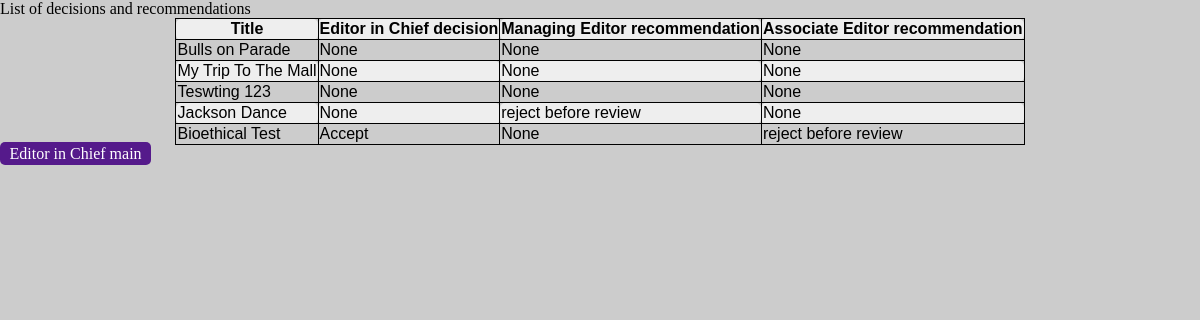
Screenshot of /recommendation.php (signed in) with the database file from the repository.
### tables this page shows
CREATE TABLE `decisions` (
  `SubmissionTitle` varchar(100) NOT NULL,
  `DecisionID` int(11) NOT NULL DEFAULT '1',
  `MEDecision` int(11) NOT NULL DEFAULT '1',
  `AEDecision` int(11) NOT NULL DEFAULT '1'
);

CREATE TABLE `statuses` (
  `DecisionID` int(11) NOT NULL,
  `DescriptionDecision` varchar(100) NOT NULL
);

### recommendation.php (the view, shortened to what this page needs)
<?php
$role = $_SESSION['role'];
 if($role == '1'){
 $con=mysqli_connect("fdb6.awardspace.net","1966405_journal","rich1journal","1966405_journal");
  $result = mysqli_query($con,"select b.SubmissionTitle as e, a.DescriptionDecision as a, c.DescriptionDecision as b, d.DescriptionDecision as c
						from statuses a
						join decisions b on a.DecisionID = b.DecisionID
						join statuses c on c.DecisionID = b.MEDecision
						join statuses d on d.DecisionID = b.AEDecision");
echo "<table border='1'>
<tr>
    <th>Title</th>
	<th>Editor in Chief decision</th>
	<th>Managing Editor recommendation</th>
	<th>Associate Editor recommendation</th>
</tr>";
while($row = mysqli_fetch_array($result))
{
echo "<tr>";
echo "<td>" . $row['e'] . "</td>";
echo "<td>" . $row['a'] . "</td>";
echo "<td>" . $row['b'] . "</td>";
echo "<td>" . $row['c'] . "</td>";
echo "</tr>";
}
echo "</table>";
 ?>
 <html>
<head>
	<link type="text/css" rel="stylesheet" href="stylesheet.css"/>
</head>
<body>
<a href="/chiefEditorMain.php/">Editor in Chief main</a><br>
</body>
</html>
<?php
} else {
header('Location: /view.php/');
}?>

### stylesheet.css (style rules this page uses)
html, body { margin: 0; padding: 0; height: 100%; background: #cccccc; }
a:active, a:link { text-decoration: none; color: white; }
a { float: middle; width: 6em; color: white; text-decoration: none; background-color: #551A8B; padding: 0.2em 0.6em; border-right: 1px; border-radius: 5px; cursor: pointer; }
tr:nth-of-type(odd) { background-color: rgb(238, 238, 238); }
table, th, td { border: 1px solid black; border-collapse: collapse; font-family: Helvetica, sans-serif; margin-left: auto; margin-right: auto; border-radius: 5px; }

### rows the page displays
decisions: SubmissionTitle "Bulls on Parade", DecisionID.DescriptionDecision "None"
decisions: SubmissionTitle "My Trip To The Mall", DecisionID.DescriptionDecision "None"
decisions: SubmissionTitle "Teswting 123", DecisionID.DescriptionDecision "None"
decisions: SubmissionTitle "Jackson Dance", DecisionID.DescriptionDecision "None", statuses.DescriptionDecision "reject before review"
decisions: SubmissionTitle "Bioethical Test", DecisionID.DescriptionDecision "Accept", statuses.DescriptionDecision "None", statuses.DescriptionDecision "reject before review"
